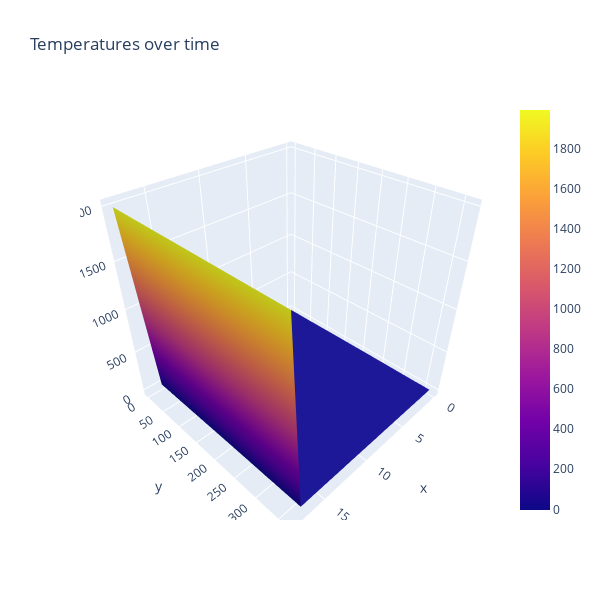

Here is the notebook cell this chart was saved with:
### Code cell
#Plot ALL weather data for all stations for a year 

#X = weather station
#Y = day of the year
#Z = temperature

#you can click/hold in the graph below to rotate!

fig = go.Figure(data=[go.Surface(z=notempyear.values)])
fig.update_layout(title='Temperatures over time', autosize=False,
                  width=600, height=600)
fig.show()

### Figure 1 — Plotly figure (JSON) as saved in the notebook; plotly's stock layout.template omitted (floating-point values rounded to 4 significant figures; data arrays with more than 128 entries replaced by an {"elided": "..."} marker saying what was removed)
{"data": [{"type": "surface", "z": {"elided": "365x19 float values"}}], "layout": {"autosize": false, "height": 600, "title": {"text": "Temperatures over time"}, "width": 600}}
